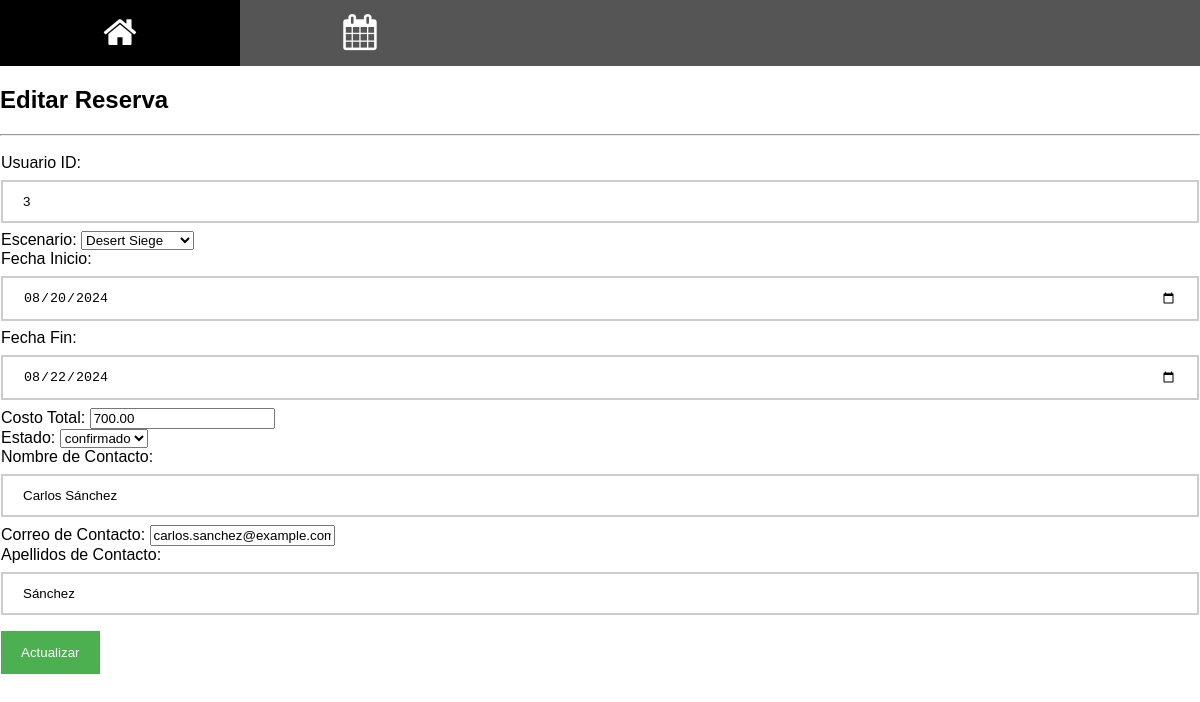
The page /edit_reserva.php?id=3 on the database its author committed.
### tables this page shows
CREATE TABLE IF NOT EXISTS tb_reservas (
    r_id INT AUTO_INCREMENT PRIMARY KEY,
    r_usuario_id INT,
    r_escenario_id INT,
    r_fecha_inicio DATE NOT NULL,
    r_fecha_fin DATE NOT NULL,
    r_costo_total DECIMAL(10, 2) NOT NULL,
    r_estado VARCHAR(50) NOT NULL,
    r_creada_en TIMESTAMP DEFAULT CURRENT_TIMESTAMP,
    r_actualizada_en TIMESTAMP DEFAULT CURRENT_TIMESTAMP ON UPDATE CURRENT_TIMESTAMP,
    r_contacto_nombre VARCHAR(255) NULL,
    r_contacto_correo VARCHAR(255) NULL,
    r_contacto_apellidos VARCHAR(255) NULL,
    FOREIGN KEY (r_usuario_id) REFERENCES tb_usuarios(u_id),
    FOREIGN KEY (r_escenario_id) REFERENCES tb_escenarios(e_id)
);

CREATE TABLE IF NOT EXISTS tb_escenarios (
    e_id INT AUTO_INCREMENT PRIMARY KEY,
    e_nombre VARCHAR(255) NOT NULL,
    e_descripcion TEXT,
    e_ubicacion VARCHAR(255) NOT NULL,
    e_capacidad INT NOT NULL,
    e_categoria_id INT,
    e_precio_por_hora DECIMAL(10, 2) NOT NULL,
    e_precio_por_dia DECIMAL(10, 2) NOT NULL,
    e_creado_en TIMESTAMP DEFAULT CURRENT_TIMESTAMP,
    e_actualizado_en TIMESTAMP DEFAULT CURRENT_TIMESTAMP ON UPDATE CURRENT_TIMESTAMP,
    FOREIGN KEY (e_categoria_id) REFERENCES tb_categorias(c_id)
);

### edit_reserva.php (the view, shortened to what this page needs)
<?php
include("config.php");
$reserva_id = $_GET['id'];
$query = "SELECT * FROM tb_reservas WHERE r_id = '$reserva_id'";
$result = mysqli_query($mysqli, $query);
$row = mysqli_fetch_assoc($result);
$escenarios_query = "SELECT e_id, e_nombre FROM tb_escenarios";
$escenarios_result = mysqli_query($mysqli, $escenarios_query);
$estados_query = "SELECT DISTINCT r_estado FROM tb_reservas";
$estados_result = mysqli_query($mysqli, $estados_query);
?>
<!DOCTYPE html>
<html lang="en">
<head>
    <link rel="stylesheet" type="text/css" href="css/mystyle1.css" />
</head>
<body>
    <div class="icon-bar">
        <a href="inicio.php"><i class="fa fa-home"></i></a>
        <a href="reservas.php"><i class="fa fa-calendar"></i></a>
    </div>
    <link rel="stylesheet" href="https://cdnjs.cloudflare.com/ajax/libs/font-awesome/4.7.0/css/font-awesome.min.css">
    <h2>Editar Reserva</h2>
    <hr>
    <form action="update_reserva.php" method="POST">
        <label for="r_usuario_id">Usuario ID:</label>
        <input type="text" id="r_usuario_id" name="r_usuario_id" value="<?php echo $row['r_usuario_id']; ?>" required><br>
        <label for="r_escenario_id">Escenario:</label>
        <select id="r_escenario_id" name="r_escenario_id" required>
            <?php while ($escenario = mysqli_fetch_assoc($escenarios_result)): ?>
                <option value="<?php echo $escenario['e_id']; ?>" <?php echo ($row['r_escenario_id'] == $escenario['e_id']) ? 'selected' : ''; ?>>
                    <?php echo $escenario['e_nombre']; ?>
                </option>
            <?php endwhile; ?>
        </select><br>
        <label for="r_fecha_inicio">Fecha Inicio:</label>
        <input type="date" id="r_fecha_inicio" name="r_fecha_inicio" value="<?php echo $row['r_fecha_inicio']; ?>" required><br>
        <label for="r_fecha_fin">Fecha Fin:</label>
        <input type="date" id="r_fecha_fin" name="r_fecha_fin" value="<?php echo $row['r_fecha_fin']; ?>" required><br>
        <label for="r_costo_total">Costo Total:</label>
        <input type="number" step="0.01" id="r_costo_total" name="r_costo_total" value="<?php echo $row['r_costo_total']; ?>" readonly><br>
        <label for="r_estado">Estado:</label>
        <select id="r_estado" name="r_estado" required>
            <?php while ($estado = mysqli_fetch_assoc($estados_result)): ?>
                <option value="<?php echo $estado['r_estado']; ?>" <?php echo ($row['r_estado'] == $estado['r_estado']) ? 'selected' : ''; ?>>
                    <?php echo $estado['r_estado']; ?>
                </option>
            <?php endwhile; ?>
        </select><br>
        <label for="r_contacto_nombre">Nombre de Contacto:</label>
        <input type="text" id="r_contacto_nombre" name="r_contacto_nombre" value="<?php echo $row['r_contacto_nombre']; ?>"><br>
        <label for="r_contacto_correo">Correo de Contacto:</label>
        <input type="email" id="r_contacto_correo" name="r_contacto_correo" value="<?php echo $row['r_contacto_correo']; ?>"><br>
        <label for="r_contacto_apellidos">Apellidos de Contacto:</label>
        <input type="text" id="r_contacto_apellidos" name="r_contacto_apellidos" value="<?php echo $row['r_contacto_apellidos']; ?>"><br>
        <div class="clearfix">
            <button type="submit" class="signupbtn">Actualizar</button>
        </div>
    </form>
</body>
</html>

### css/mystyle1.css (style rules this page uses)
body { font-family: Verdana,sans-serif; margin:0 }
form { border: none; padding-top: 10px; padding-left: 1px; padding-right: 1px; }
input[type=text], input[type=password], input[type=date] { width: 100%; padding: 12px 20px; margin: 8px 0; display: inline-block; border: 2px solid #ccc; box-sizing: border-box; }
button { background-color: #4CAF50; color: white; padding: 14px 20px; margin: 8px 0; border: none; cursor: pointer; width: auto; }
.icon-bar { width: 100%; background-color: #555; overflow: auto; }
.icon-bar a { float: left; width: 20%; text-align: center; padding: 12px 0; transition: all 0.3s ease; color: white; font-size: 36px; }

### rows shown on the page
tb_reservas: r_usuario_id "3", r_escenario_id "Desert Siege", r_fecha_inicio "08/20/2024", r_fecha_fin "08/22/2024", r_costo_total "700.00", r_estado "confirmado", r_contacto_nombre "Carlos Sánchez", r_contacto_correo "carlos.sanchez@example.com", r_contacto_apellidos "Sánchez"
